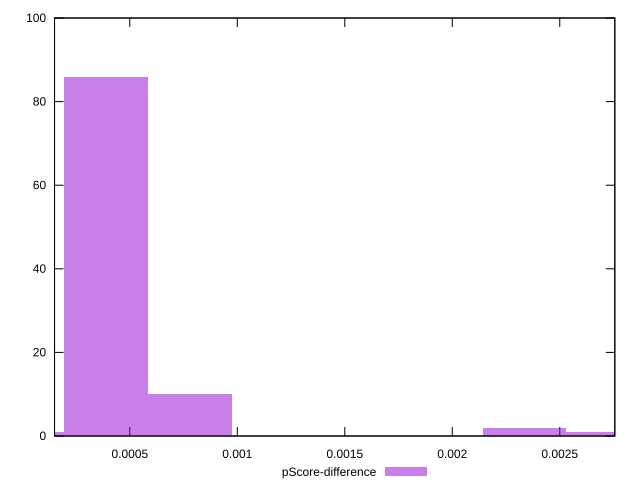

Write gnuplot code to recreate this figure.
reset

$pScoreDifference <<EOF
0.0003893505970103751 86
0.0007787011940207502 10
0 1
0.0027254541790726256 1
0.002336103582062251 2
EOF

set key outside below
set boxwidth 0.0003893505970103751
set xrange [0.00014984220143660076:0.002756157631945755]
set yrange [0:100]
set trange [0:100]
set style fill transparent solid 0.5 noborder
set terminal svg size 640, 490 enhanced background rgb 'white'
set output "report_00018_2021-02-10T15-25-16.877Z/largest-contentful-paint/samples/pages/pScore-difference/histogram.svg"

plot $pScoreDifference title "pScore-difference" with boxes

reset
